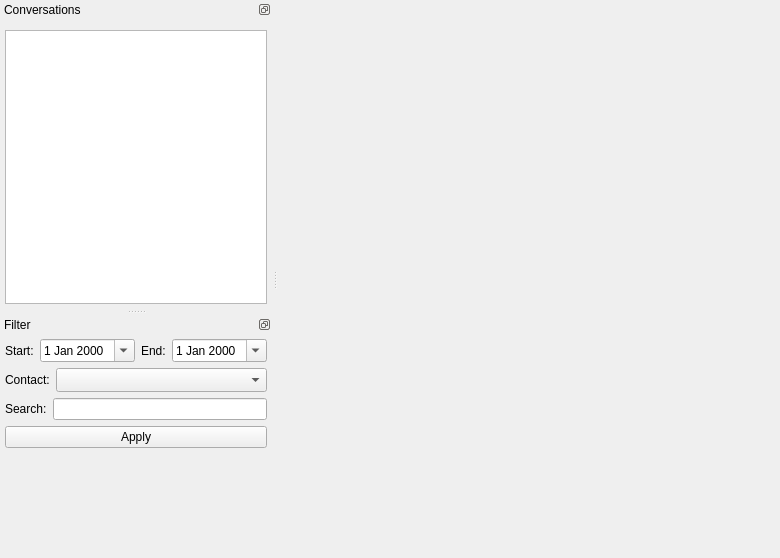
<?xml version="1.0" encoding="UTF-8"?>
<ui version="4.0">
 <class>ViewHistoryWindowClass</class>
 <widget class="QMainWindow" name="ViewHistoryWindowClass">
  <property name="geometry">
   <rect>
    <x>0</x>
    <y>0</y>
    <width>780</width>
    <height>558</height>
   </rect>
  </property>
  <property name="iconSize">
   <size>
    <width>16</width>
    <height>16</height>
   </size>
  </property>
  <property name="dockOptions">
   <set>QMainWindow::AllowNestedDocks|QMainWindow::AllowTabbedDocks|QMainWindow::AnimatedDocks</set>
  </property>
  <widget class="QWidget" name="wdtCentral">
   <layout class="QVBoxLayout" name="verticalLayout_3">
    <property name="margin">
     <number>5</number>
    </property>
    <item>
     <widget class="QLabel" name="lblCollectionInfo">
      <property name="textFormat">
       <enum>Qt::RichText</enum>
      </property>
      <property name="wordWrap">
       <bool>true</bool>
      </property>
     </widget>
    </item>
    <item>
     <widget class="QWidget" name="wdtMessages" native="true">
      <property name="sizePolicy">
       <sizepolicy hsizetype="Expanding" vsizetype="Expanding">
        <horstretch>0</horstretch>
        <verstretch>0</verstretch>
       </sizepolicy>
      </property>
     </widget>
    </item>
   </layout>
  </widget>
  <widget class="QDockWidget" name="dkwConversations">
   <property name="features">
    <set>QDockWidget::DockWidgetFloatable|QDockWidget::DockWidgetMovable</set>
   </property>
   <property name="windowTitle">
    <string>Conversations</string>
   </property>
   <attribute name="dockWidgetArea">
    <number>1</number>
   </attribute>
   <widget class="QWidget" name="dwcConversations">
    <layout class="QVBoxLayout" name="verticalLayout_2">
     <property name="margin">
      <number>5</number>
     </property>
     <item>
      <widget class="QWidget" name="wdtCollectionTools" native="true"/>
     </item>
     <item>
      <widget class="QTreeView" name="trvCollections">
       <property name="contextMenuPolicy">
        <enum>Qt::CustomContextMenu</enum>
       </property>
       <property name="editTriggers">
        <set>QAbstractItemView::NoEditTriggers</set>
       </property>
       <property name="alternatingRowColors">
        <bool>true</bool>
       </property>
       <property name="indentation">
        <number>10</number>
       </property>
       <property name="uniformRowHeights">
        <bool>true</bool>
       </property>
       <property name="allColumnsShowFocus">
        <bool>true</bool>
       </property>
      </widget>
     </item>
    </layout>
   </widget>
  </widget>
  <widget class="QDockWidget" name="dkwFilter">
   <property name="features">
    <set>QDockWidget::DockWidgetFloatable|QDockWidget::DockWidgetMovable</set>
   </property>
   <property name="windowTitle">
    <string>Filter</string>
   </property>
   <attribute name="dockWidgetArea">
    <number>1</number>
   </attribute>
   <widget class="QWidget" name="dwcFilter">
    <layout class="QVBoxLayout" name="verticalLayout">
     <property name="margin">
      <number>5</number>
     </property>
     <item>
      <layout class="QHBoxLayout" name="hboxlayout_1">
       <item>
        <widget class="QLabel" name="lblStart">
         <property name="text">
          <string>Start:</string>
         </property>
         <property name="textFormat">
          <enum>Qt::PlainText</enum>
         </property>
         <property name="buddy">
          <cstring>dedStart</cstring>
         </property>
        </widget>
       </item>
       <item>
        <widget class="QDateEdit" name="dedStart">
         <property name="sizePolicy">
          <sizepolicy hsizetype="Expanding" vsizetype="Fixed">
           <horstretch>0</horstretch>
           <verstretch>0</verstretch>
          </sizepolicy>
         </property>
         <property name="calendarPopup">
          <bool>true</bool>
         </property>
        </widget>
       </item>
       <item>
        <widget class="QLabel" name="lblEnd">
         <property name="text">
          <string>End:</string>
         </property>
         <property name="textFormat">
          <enum>Qt::PlainText</enum>
         </property>
         <property name="buddy">
          <cstring>dedEnd</cstring>
         </property>
        </widget>
       </item>
       <item>
        <widget class="QDateEdit" name="dedEnd">
         <property name="sizePolicy">
          <sizepolicy hsizetype="Expanding" vsizetype="Fixed">
           <horstretch>0</horstretch>
           <verstretch>0</verstretch>
          </sizepolicy>
         </property>
         <property name="time">
          <time>
           <hour>23</hour>
           <minute>59</minute>
           <second>59</second>
          </time>
         </property>
         <property name="calendarPopup">
          <bool>true</bool>
         </property>
        </widget>
       </item>
      </layout>
     </item>
     <item>
      <layout class="QHBoxLayout" name="hboxlayout_2">
       <item>
        <widget class="QLabel" name="lblContact">
         <property name="text">
          <string>Contact:</string>
         </property>
         <property name="textFormat">
          <enum>Qt::PlainText</enum>
         </property>
         <property name="buddy">
          <cstring>cmbContact</cstring>
         </property>
        </widget>
       </item>
       <item>
        <widget class="QComboBox" name="cmbContact">
         <property name="sizePolicy">
          <sizepolicy hsizetype="Expanding" vsizetype="Fixed">
           <horstretch>0</horstretch>
           <verstretch>0</verstretch>
          </sizepolicy>
         </property>
         <property name="sizeAdjustPolicy">
          <enum>QComboBox::AdjustToMinimumContentsLengthWithIcon</enum>
         </property>
        </widget>
       </item>
      </layout>
     </item>
     <item>
      <layout class="QHBoxLayout" name="hboxlayout_3">
       <item>
        <widget class="QLabel" name="lblSearch">
         <property name="text">
          <string>Search:</string>
         </property>
         <property name="textFormat">
          <enum>Qt::PlainText</enum>
         </property>
        </widget>
       </item>
       <item>
        <widget class="QLineEdit" name="lneSearch"/>
       </item>
      </layout>
     </item>
     <item>
      <widget class="QPushButton" name="pbtApply">
       <property name="text">
        <string>Apply</string>
       </property>
      </widget>
     </item>
     <item>
      <spacer name="verticalSpacer">
       <property name="orientation">
        <enum>Qt::Vertical</enum>
       </property>
       <property name="sizeHint" stdset="0">
        <size>
         <width>20</width>
         <height>40</height>
        </size>
       </property>
      </spacer>
     </item>
    </layout>
   </widget>
  </widget>
 </widget>
 <layoutdefault spacing="6" margin="11"/>
 <tabstops>
  <tabstop>dedStart</tabstop>
  <tabstop>dedEnd</tabstop>
  <tabstop>lneSearch</tabstop>
 </tabstops>
 <resources/>
 <connections/>
</ui>
